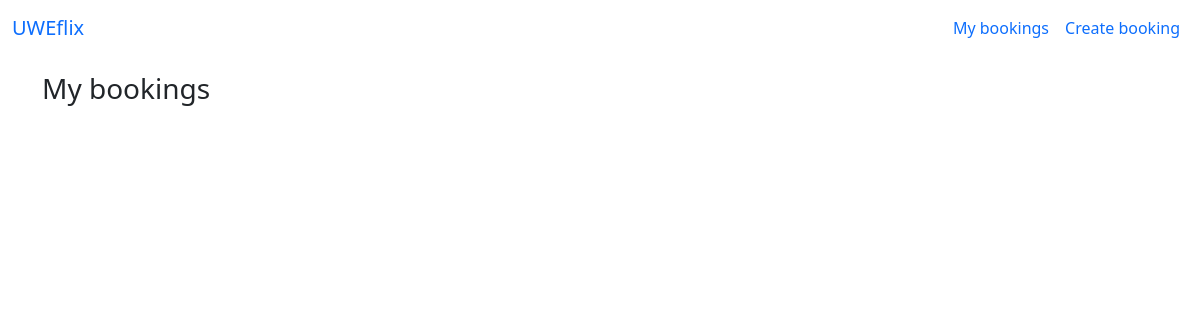
/bookings, run on an earlier commit of the app's database.
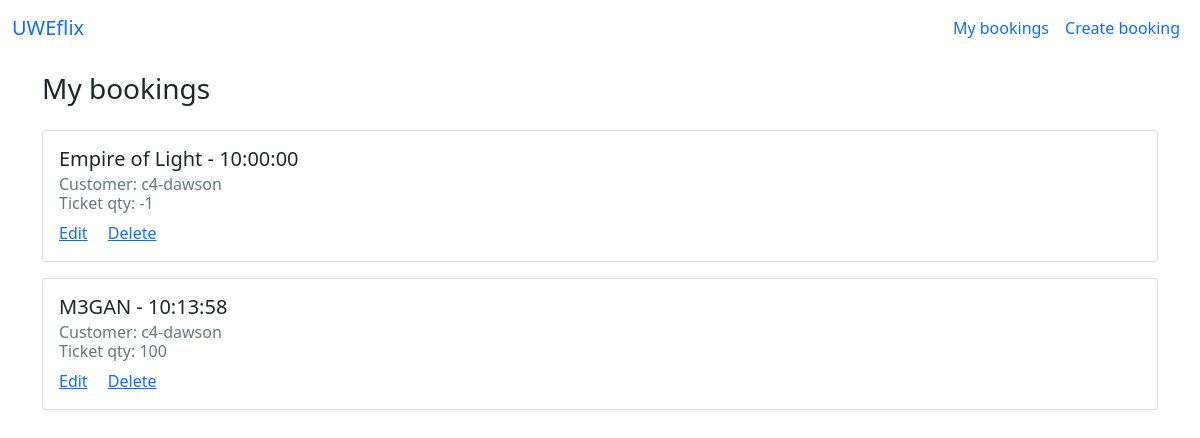
And on a later commit of the database.
### core/models.py (models this page shows, shortened)
class Booking(models.Model):
     viewing = models.ForeignKey(Viewing, default=1, on_delete=models.CASCADE)
     customer = models.ForeignKey(User, on_delete=models.CASCADE)
     qty = models.IntegerField(default = 10, validators=[
            MaxValueValidator(100),
            MinValueValidator(10)
        ])

class Viewing(models.Model):
    film = models.ForeignKey(Film, default=1, on_delete=models.CASCADE)
    start_time = models.TimeField(default=datetime.time(20,00))
    def __str__(self):
        return f'{self.film} - {self.start_time}'

class Film(models.Model):
    title = models.CharField(max_length=255)
    description = models.TextField()
    age_rating = models.ForeignKey(Rating, on_delete=models.CASCADE)
    duration = models.DurationField()
    def __str__(self):
        return self.title

### core/views.py (the view)
# urls.py: path('bookings', views.BookingView.as_view(), name="bookings" ),
class BookingView(ListView):
    model = Booking
    template_name = 'bookings.html'

### core/templates/bookings.html
{% extends 'base.html' %} {% block content %}
<div class="container pt-3">
  <h3>My bookings</h3>
  <ul class="list-unstyled pt-3">
    {% for booking in object_list %}
    <li>
      <div class="card mb-3">
        <div class="card-body">
          <h5 class="card-title">{{booking.viewing}}</h5>
          <h6 class="card-subtitle mb-2 text-muted">
            Customer: {{booking.customer}} <br/> Ticket qty: {{booking.qty}}
          </h6>
          <a href="{% url 'update_booking' booking.pk %}" class="card-link"
            >Edit</a
          >
          <a href="{% url 'delete_booking' booking.pk %}" class="card-link"
            >Delete</a
          >
        </div>
      </div>
    </li>
    {% endfor %}
  </ul>
</div>
{% endblock %}

What changed in the data, as far as the page shows it:
added Booking: viewing "Empire of Light - 10:00:00", customer "c4-dawson", qty "-1"
added Booking: viewing "M3GAN - 10:13:58", customer "c4-dawson", qty "100"
